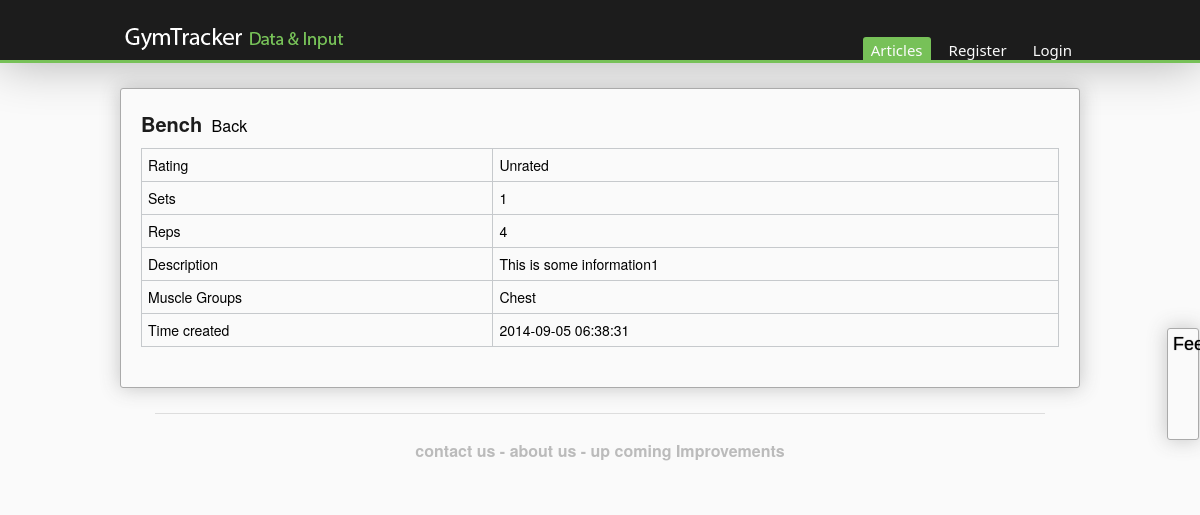
The page /database.php?exId=1 on the database its author committed.
### tables this page shows
CREATE TABLE tbl_exercises(
   exerciseId         int(11)        AUTO_INCREMENT,                        
   active             tinyint(1)     NOT NULL DEFAULT 1,                    
   userIdF            int(11)        NOT NULL,                              

   name               varchar(30)    NOT NULL,                              
   description        varchar(255)   NOT NULL,                              
   reps               int(11)        NOT NULL,                              
   sets               int(11)        NOT NULL,                              
   muscleGroup        varchar(255),                                         
   timeCreated        TIMESTAMP      NOT NULL DEFAULT CURRENT_TIMESTAMP,
   deactivationTime   DATE,                                                 
   rating             float(4,1),                                           
   mediaUrl           varchar(255),                                         

    
   share              tinyint(1)     NOT NULL,                              
   defaultExercise    tinyint(1),                                           



   UNIQUE(name, userIdF),                                                   
   Primary Key(exerciseId),
   FOREIGN KEY(userIdF) REFERENCES tbl_users(userId)
);

### inc/database_forms/exercise_information.php (the view, shortened to what this page needs)
<?php
	  $conn = connect($config['db']);
	  if(isset($_SESSION['myuserid'])){
	  	$user_id = $_SESSION['myuserid'];
	  } else {
	  	$user_id = 0;
	  }
	  if(!empty($_GET['exId']) && is_numeric($_GET['exId']) ){
	  	$exerciseId = $_GET['exId'];
	  	$exercise_rows = $conn->query("SELECT * FROM tbl_exercises WHERE (userIdF = $user_id OR share = TRUE) AND exerciseId = $exerciseId");
	  	$exercise_rows = $exercise_rows->fetchALL(PDO::FETCH_ASSOC);
	  	if(count($exercise_rows)){
	  		$exercise_row = $exercise_rows[0];
	  	} else {
	  		$exercise_row = NULL;
	  	}
	  }
?>
<?php if(isset($exercise_row)): ?>
<div class="page">
	<div class="information">
	    <div class="title_nav">
	        <h2 style="display:inline"><?php echo $exercise_row['name']; ?></h2>
	        <p style="display:inline"><a href="database.php">Back</a></p>
	    </div>
		<table>
		<tr>
			<td>Rating</td>
			<td><?php if($exercise_row['rating'] != NULL) echo $exercise_row['rating']; else echo "Unrated";  ?></td>
		</tr>
		<tr>
			<td>Sets</td>
			<td><?php echo $exercise_row['sets']; ?></td>
		</tr>
		<tr>
			<td>Reps</td>
			<td><?php echo $exercise_row['reps']; ?></td>
		</tr>
		<tr>
			<td>Description</td>
			<td><?php echo $exercise_row['description']; ?></td>
		</tr>
		<tr>
			<td>Muscle Groups</td>
			<td><?php echo $exercise_row['muscleGroup']; ?></td>
		</tr>
		<tr>
			<td>Time created</td>
			<td><?php echo $exercise_row['timeCreated']; ?></td>
		</tr>
		</table>
	</div>
</div>
<?php endif ?>

### css/header_nav.css (style rules this page uses)
html { font-family: "Helvetica Neue", Helvetica, Arial, sans-serif; }
body { background:rgb(243, 243, 241); }

### css/news_page.css (style rules this page uses)
body { background:rgb(250, 250, 250); }
.page { width: 960px; margin: auto; }
.information { border-radius: 3px; box-shadow: 0 0 20px rgba(68,68,68,0.3); margin-top:25px; border: 1px solid rgb(170, 170, 170); padding: 20px; background:rgb(250, 250, 250); }
.information h2 { font-size: 20px; color:rgb(28,28,28); }
.information p { margin-left:5px; color:rgb(28,28,28); overflow: hidden; }
.information .title_nav { margin-bottom: 10px; }
.information h2 { margin-bottom: 10px; }
.information table { margin-top: 10px; margin-bottom: 20px; }
.information a { text-decoration: none; color: black; }

### css/table.css (style rules this page uses)
table { border-collapse: collapse; border-spacing: 0; width: 100%; table-layout:auto; }
th, td { border: 1px solid #c6c9cc; vertical-align: top; padding:6px; font-size: 14px; }
.title_nav p, .title_nav h1 { display:inline; }

### rows shown on the page
tbl_exercises: name "Bench", sets "1", reps "4", description "This is some information1", muscleGroup "Chest", timeCreated "2014-09-05 06:38:31"
